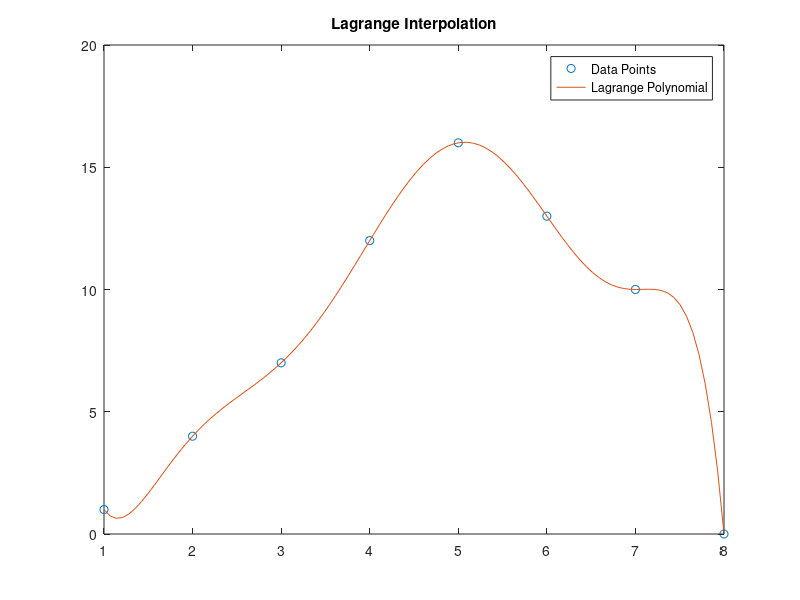

The MATLAB source for this figure:
clear all;
clc;

% Input data points
x = [1 2 3 4 5 6 7 8];
y = [1 4 7 12 16 13 10 0];
n = length(x);

% Prepare evaluation grid
xx = linspace(min(x), max(x), 100);
yy = zeros(size(xx));

% Compute the Lagrange interpolation polynomial at each point in xx
for k = 1:length(xx)
    z = xx(k);
    sum = 0;  % Initialize the interpolated value at xx(k)
    for i = 1:n
        L = 1;  % Initialize L_i(xx(k))
        for j = 1:n
            if i ~= j
                L = L * (z - x(j)) / (x(i) - x(j));  % Compute basis polynomial
            end
        end
        sum = sum + y(i) * L;  % Accumulate weighted basis polynomial
    end
    yy(k) = sum;  % Assign the computed value
end

% Plot the result
plot(x, y, 'o', xx, yy, '-');
title('Lagrange Interpolation');
legend('Data Points', 'Lagrange Polynomial');
